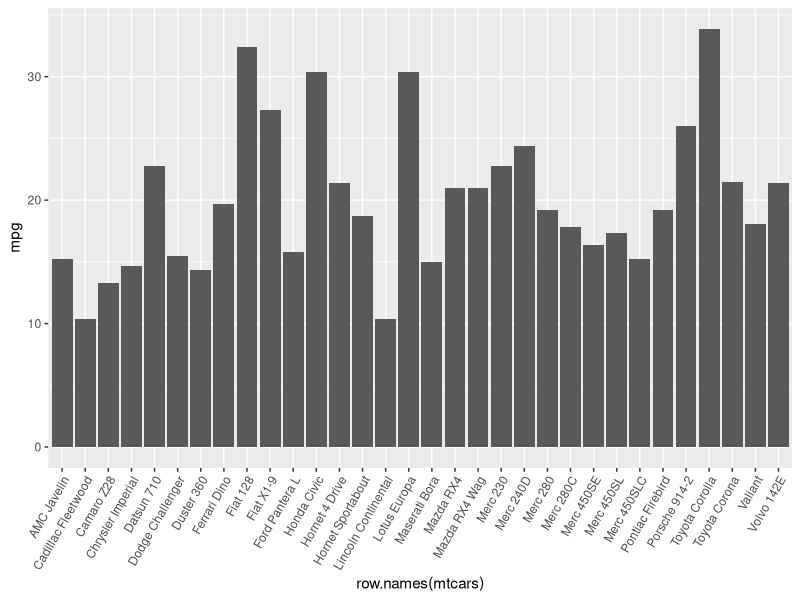

Source code (R): (Note: this script raises an error after producing the figure.)
library(ggplot2)

# View(mtcars)

ggplot(data = mtcars) + geom_bar(mapping = aes(x = row.names(mtcars), y = mpg), stat = "identity") + theme(axis.text.x = element_text(angle = 60, hjust = 1))

# Create histogram out of Height column of data2
hist(data2$Height, xlab = "Heights", main = "Proportions of Heights", freq = FALSE)

# Create histogram out of Weights column of dataset
hist(data2$Weight, xlab = "Weights", main = "Proportions of Weights", freq = FALSE)

# Find five number summary of weights
cat("Five number summary of weights in data2:\n", fivenum(data2$Weight))

boxplot(data2$Height, data2$Weight)

hist(nhtemp, xlab = "Temps", main = "Frequency of Temperatures in New Haven")
boxplot(nhtemp)